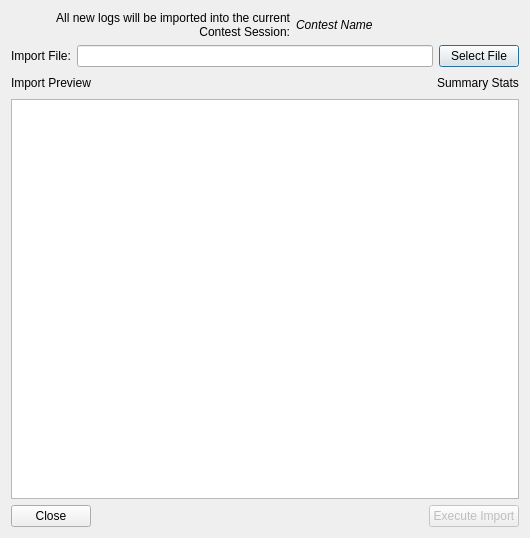
<?xml version="1.0" encoding="UTF-8"?>
<ui version="4.0">
 <class>AdifImport</class>
 <widget class="QDialog" name="AdifImport">
  <property name="geometry">
   <rect>
    <x>0</x>
    <y>0</y>
    <width>530</width>
    <height>538</height>
   </rect>
  </property>
  <property name="windowTitle">
   <string>ADIF File Import</string>
  </property>
  <layout class="QVBoxLayout" name="verticalLayout">
   <item>
    <layout class="QHBoxLayout" name="horizontalLayout_4">
     <item>
      <widget class="QLabel" name="label_intro">
       <property name="sizePolicy">
        <sizepolicy hsizetype="Preferred" vsizetype="Preferred">
         <horstretch>0</horstretch>
         <verstretch>0</verstretch>
        </sizepolicy>
       </property>
       <property name="text">
        <string>All new logs will be imported into the current Contest Session:</string>
       </property>
       <property name="alignment">
        <set>Qt::AlignRight|Qt::AlignTrailing|Qt::AlignVCenter</set>
       </property>
       <property name="wordWrap">
        <bool>true</bool>
       </property>
      </widget>
     </item>
     <item>
      <widget class="QLabel" name="label_contest">
       <property name="font">
        <font>
         <italic>true</italic>
        </font>
       </property>
       <property name="text">
        <string>Contest Name</string>
       </property>
      </widget>
     </item>
    </layout>
   </item>
   <item>
    <layout class="QHBoxLayout" name="horizontalLayout">
     <item>
      <widget class="QLabel" name="label">
       <property name="text">
        <string>Import File:</string>
       </property>
      </widget>
     </item>
     <item>
      <widget class="QLineEdit" name="file_path">
       <property name="focusPolicy">
        <enum>Qt::NoFocus</enum>
       </property>
       <property name="alignment">
        <set>Qt::AlignRight|Qt::AlignTrailing|Qt::AlignVCenter</set>
       </property>
       <property name="readOnly">
        <bool>true</bool>
       </property>
       <property name="placeholderText">
        <string/>
       </property>
      </widget>
     </item>
     <item>
      <widget class="QPushButton" name="button_file">
       <property name="text">
        <string>Select File</string>
       </property>
       <property name="icon">
        <iconset theme="SP_DirOpenIcon">
         <normaloff>.</normaloff>.</iconset>
       </property>
       <property name="default">
        <bool>true</bool>
       </property>
      </widget>
     </item>
    </layout>
   </item>
   <item>
    <layout class="QHBoxLayout" name="horizontalLayout_3">
     <item>
      <widget class="QLabel" name="label_2">
       <property name="text">
        <string>Import Preview</string>
       </property>
      </widget>
     </item>
     <item>
      <spacer name="horizontalSpacer_2">
       <property name="orientation">
        <enum>Qt::Horizontal</enum>
       </property>
       <property name="sizeHint" stdset="0">
        <size>
         <width>40</width>
         <height>20</height>
        </size>
       </property>
      </spacer>
     </item>
     <item>
      <widget class="QLabel" name="label_stats">
       <property name="text">
        <string>Summary Stats</string>
       </property>
      </widget>
     </item>
    </layout>
   </item>
   <item>
    <widget class="QTableWidget" name="table_preview">
     <property name="editTriggers">
      <set>QAbstractItemView::NoEditTriggers</set>
     </property>
     <property name="showDropIndicator" stdset="0">
      <bool>false</bool>
     </property>
     <property name="alternatingRowColors">
      <bool>true</bool>
     </property>
     <property name="selectionMode">
      <enum>QAbstractItemView::SingleSelection</enum>
     </property>
     <property name="selectionBehavior">
      <enum>QAbstractItemView::SelectRows</enum>
     </property>
     <property name="sortingEnabled">
      <bool>true</bool>
     </property>
     <attribute name="horizontalHeaderStretchLastSection">
      <bool>true</bool>
     </attribute>
    </widget>
   </item>
   <item>
    <layout class="QHBoxLayout" name="horizontalLayout_2">
     <item>
      <widget class="QPushButton" name="button_close">
       <property name="text">
        <string>Close</string>
       </property>
       <property name="autoDefault">
        <bool>false</bool>
       </property>
      </widget>
     </item>
     <item>
      <spacer name="horizontalSpacer">
       <property name="orientation">
        <enum>Qt::Horizontal</enum>
       </property>
       <property name="sizeHint" stdset="0">
        <size>
         <width>40</width>
         <height>20</height>
        </size>
       </property>
      </spacer>
     </item>
     <item>
      <widget class="QPushButton" name="button_save">
       <property name="enabled">
        <bool>false</bool>
       </property>
       <property name="text">
        <string>Execute Import</string>
       </property>
       <property name="autoDefault">
        <bool>false</bool>
       </property>
      </widget>
     </item>
    </layout>
   </item>
  </layout>
 </widget>
 <tabstops>
  <tabstop>button_file</tabstop>
  <tabstop>table_preview</tabstop>
  <tabstop>button_save</tabstop>
  <tabstop>button_close</tabstop>
 </tabstops>
 <resources/>
 <connections/>
</ui>
